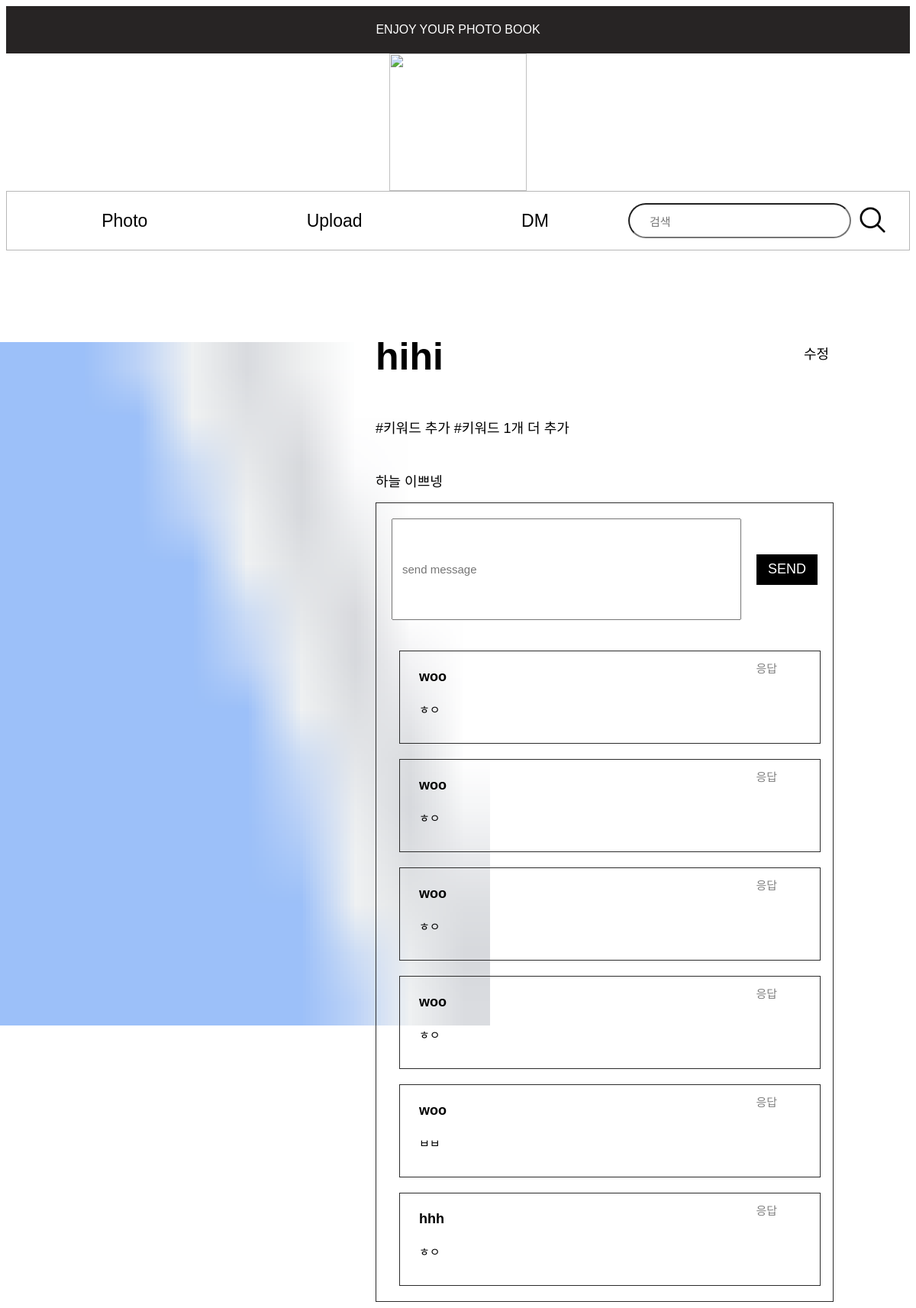
/photo_detail/1, run on an earlier commit of the app's database.
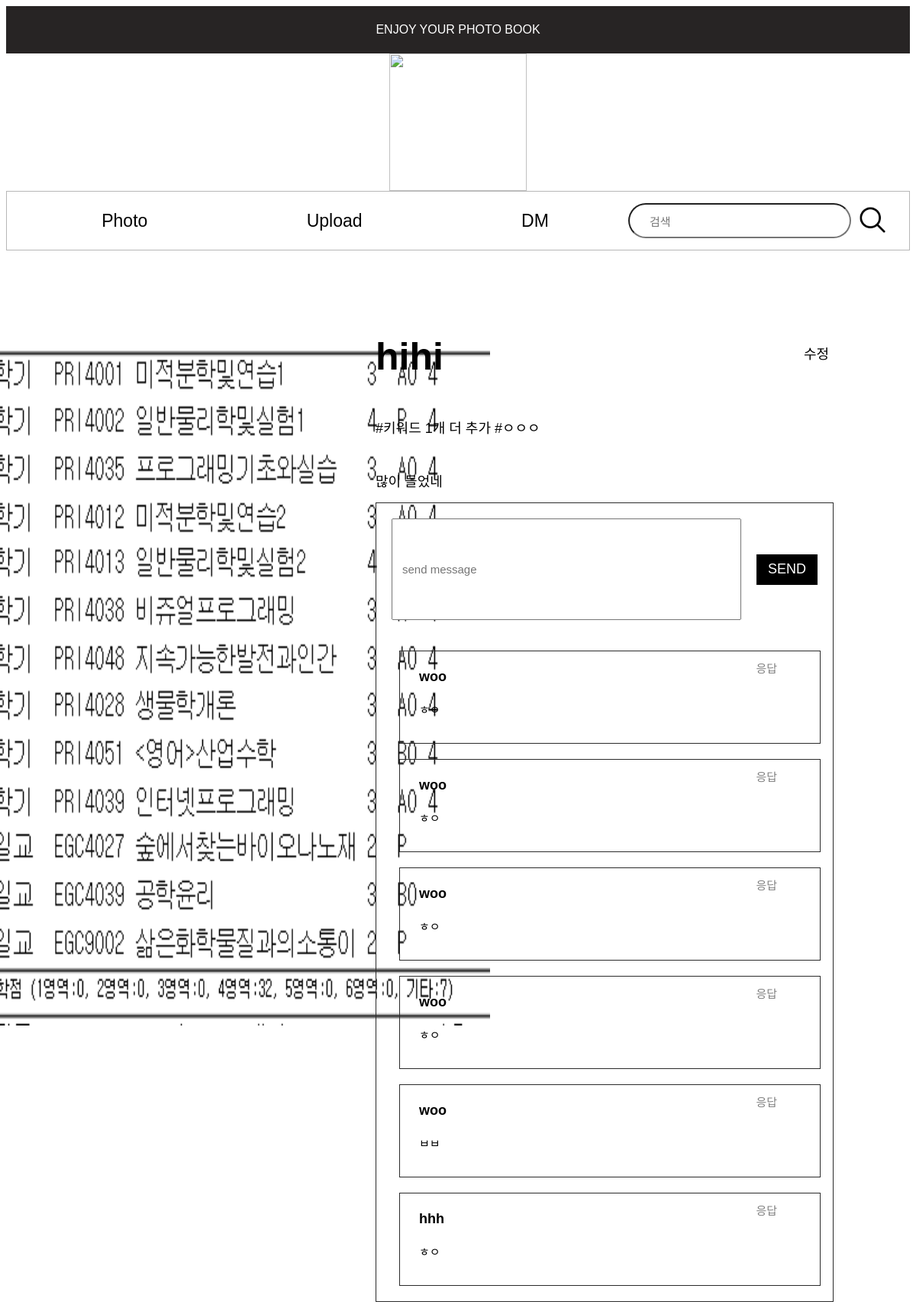
And on a later commit of the database.
### tables this page shows
CREATE TABLE photo_table (
    photo_ID INTEGER PRIMARY KEY AUTOINCREMENT,
    user_ID INTEGER NOT NULL,
    photo_img TEXT NOT NULL,
    photo_describ TEXT NOT NULL,
    FOREIGN KEY (user_ID) REFERENCES user_table(ID)
);

### signup.py (the view)
@app.route('/photo_detail/<int:item_id>')
def photo_detail(item_id):
    with sqlite3.connect('photo_album.db') as con:
        cur = con.cursor()
        cur.execute('''
            SELECT photo_table.photo_img, user_table.user_nickname, GROUP_CONCAT(photo_keyword_table.keyword), photo_table.photo_describ
            FROM photo_table
            JOIN user_table ON photo_table.user_ID = user_table.ID
            LEFT JOIN photo_keyword_table ON photo_table.photo_ID = photo_keyword_table.photo_ID
            WHERE photo_table.photo_ID = ?
            GROUP BY photo_table.photo_ID
        ''', (item_id,))
        photo = cur.fetchone()
        cur.execute('''
            SELECT DM_table.DM_ID, DM_table.DM_msg, user_table.user_nickname, DM_table.user_ID
            FROM DM_table
            JOIN user_table ON DM_table.user_ID = user_table.ID
            WHERE DM_table.photo_ID = ?
        ''', (item_id,))
        dms = cur.fetchall()
    item = {
        'id': item_id,
        'author': photo[1],
        'keywords': ' '.join([f'#{kw}' for kw in photo[2].split(',')]),
        'description': photo[3],
        'img_src': photo[0]
    }
    return render_template('photo_detail.html', item=item, dms=dms)

### templates/photo_detail.html (shortened to what this page needs)
<!DOCTYPE html>
<html>
<head>
    <link rel="stylesheet" href="{{ url_for('static', filename='photo_detail.css') }}" />
</head>
<body>
    <div id='top'>ENJOY YOUR PHOTO BOOK</div>
    <div id="camera_img_container">
        <img id='camera_img' src="{{ url_for('static', filename='assets/camera.png') }}">
    </div>
    <div id="container">
        <div id='topbar_container'>
            <div class="topbar_btn_container"><button class='topbar_btn' onclick="location.href='{{ url_for('mainpage') }}'">Photo</button></div>
            <div class="topbar_btn_container"><button class='topbar_btn' onclick="location.href='{{ url_for('upload_page') }}'">Upload</button></div>
            <div class="topbar_btn_container"><button class='topbar_btn' onclick="location.href='{{ url_for('dm_list') }}'">DM</button></div>
            <div id="keyword_container">
                <form action="search_keyword" method="POST">
                    <input type="text" id="keyword" name="keyword" placeholder="검색">
                    <button id="search_btn"><img id='search_img' src="{{ url_for('static', filename='assets/search.png') }}"></button>
                </form>
            </div>
        </div>
        <div id="photo_container">
            <div class='photo'>
                <img class='photo_img' src="{{ url_for('static', filename=item['img_src']) }}">
            </div>
        </div>
        <div id='photo_detail_container'>
            <div class="photo_detail">
                <p class="author">{{ item['author'] }}</p>
                <button class='item_btn' onclick='location.href="{{ url_for("modify_page", photo_id=item["id"]) }}"'>수정</button>
                <p class="keyword">{{ item['keywords'] }}</p>
                <p class="description">{{ item['description'] }}</p>
            </div>
        </div>
        <div id="msg_container">
            <div class="msg_send_container">
                <form action="{{ url_for('msg_send') }}" method="POST">
                    <input type="text" id="msg" name="msg" placeholder="send message">
                    <button id="send_btn">SEND</button>
                </form>
            </div>
            {% for dm in dms %}
            <div class="user_msg_container {% if dm[4] %}reply_msg_container{% endif %}" id="msg_{{ dm[0] }}">
                <p class="user_name">{{ dm[2] }}</p>
                <p class="direct_msg">{{ dm[1] }}</p>
                <button class='reply_btn' onclick="showReplyForm({{ dm[0] }})">응답</button>
            </div>
            {% endfor %}
        </div>
    </div>
</body>
</html>

What changed in the data, as far as the page shows it:
changed photo_table: photo_img: a different picture; description "하늘 이쁘넹" → "많이 들었네"
Also different on the page:
{{ item['keywords'] }}: "#키워드 추가 #키워드 1개 더 추가" → "#키워드 1개 더 추가 #ㅇㅇㅇ"
